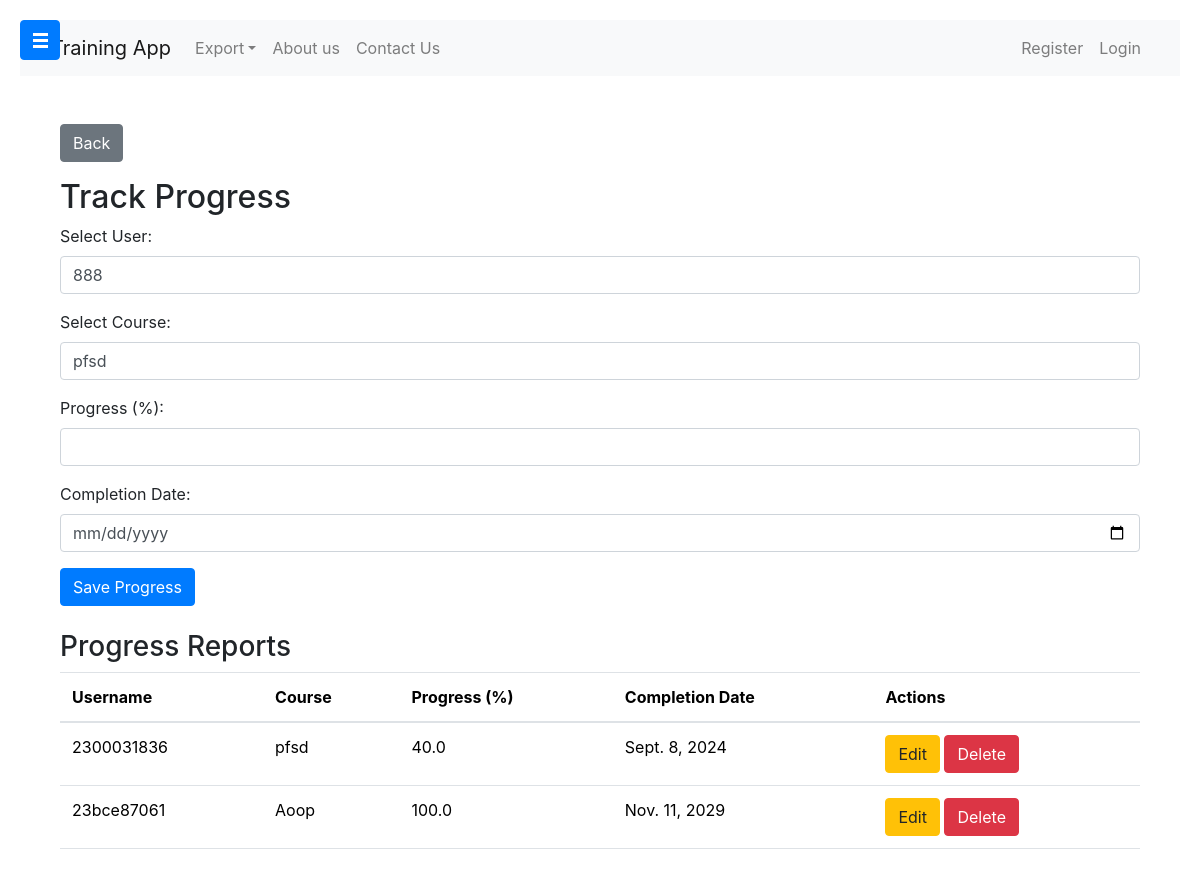
The app's page /track_progress/ with its own data.
### adminapp/models.py (models this page shows, shortened)
class Progress(models.Model):
    user = models.ForeignKey(User, on_delete=models.CASCADE)
    course = models.ForeignKey(Course, on_delete=models.CASCADE)
    progress_percentage = models.FloatField(default=0.0)
    completion_date = models.DateField(null=True, blank=True)

class Course(models.Model):
    title = models.CharField(max_length=255)
    description = models.TextField()
    category = models.ForeignKey(Category, on_delete=models.CASCADE)
    prerequisites = models.TextField(null=True, blank=True)
    start_date = models.DateField()
    end_date = models.DateField(null=True, blank=True)
    is_active = models.BooleanField(default=True)
    created_by = models.ForeignKey(User, on_delete=models.CASCADE)

### adminapp/views.py (the view, shortened to what this page needs)
# urls.py: path('track_progress/', views.track_progress, name='track_progress'),
def track_progress(request):
    users = User.objects.all()
    courses = Course.objects.all()
    progress_reports = Progress.objects.all()
    context = {
        'users': users,
        'courses': courses,
        'progress_reports': progress_reports,
    }
    return render(request, 'adminapp/track_progress.html', context)

### template/adminapp/track_progress.html (shortened to what this page needs)
{% extends 'Navbar/navbar.html' %}
{% load static %}
{% block body %}
<head>
    <link rel="stylesheet" href="https://stackpath.bootstrapcdn.com/bootstrap/4.5.2/css/bootstrap.min.css">
</head>
<body>
<div class="container mt-5">
     <a href="{% url 'adminapp:projecthomepage' %}" class="btn btn-secondary mb-3">Back</a>
    <h2>Track Progress</h2>
    <form method="POST" class="mb-4">
        <div class="form-group">
            <label for="user">Select User:</label>
            <select name="user" id="user" class="form-control" required>
                {% for user in users %}
                    <option value="{{ user.id }}">{{ user.username }}</option>
                {% endfor %}
            </select>
        </div>
        <div class="form-group">
            <label for="course">Select Course:</label>
            <select name="course" id="course" class="form-control" required>
                {% for course in courses %}
                    <option value="{{ course.id }}">{{ course.title }}</option>
                {% endfor %}
            </select>
        </div>
        <div class="form-group">
            <label for="progress_percentage">Progress (%):</label>
            <input type="number" name="progress_percentage" id="progress_percentage" class="form-control" min="0" max="100" required>
        </div>
        <div class="form-group">
            <label for="completion_date">Completion Date:</label>
            <input type="date" name="completion_date" id="completion_date" class="form-control" required>
        </div>
        <button type="submit" class="btn btn-primary">Save Progress</button>
    </form>
    <h3>Progress Reports</h3>
    <table class="table">
        <thead>
            <tr>
                <th>Username</th>
                <th>Course</th>
                <th>Progress (%)</th>
                <th>Completion Date</th>
                <th>Actions</th>
            </tr>
        </thead>
        <tbody>
            {% for report in progress_reports %}
            <tr>
                <td>{{ report.user.username }}</td>
                <td>{{ report.course.title }}</td>
                <td>{{ report.progress_percentage }}</td>
                <td>{{ report.completion_date }}</td>
                <td>
                    <a href="{% url 'adminapp:edit_progress' report.id %}" class="btn btn-warning">Edit</a>
                    <a href="{% url 'adminapp:delete_progress' report.id %}" class="btn btn-danger">Delete</a>
                </td>
            </tr>
            {% endfor %}
        </tbody>
    </table>
</div>
</body>
{% endblock %}

### template/Navbar/navbar.html (style rules this page uses)
body { margin: 0; }

### records on screen
Progress: user.username "2300031836", course "pfsd", progress_percentage "40.0", completion_date "Sept. 8, 2024"
Progress: user.username "23bce87061", course "Aoop", progress_percentage "100.0", completion_date "Nov. 11, 2029"

### other values on screen
form field user "888"
form field course "pfsd"
